Frame 1 (no input): blank canvas, image omitted
Frame 60 (the mouse pressed at the canvas centre just before this capture): blank canvas, image omitted
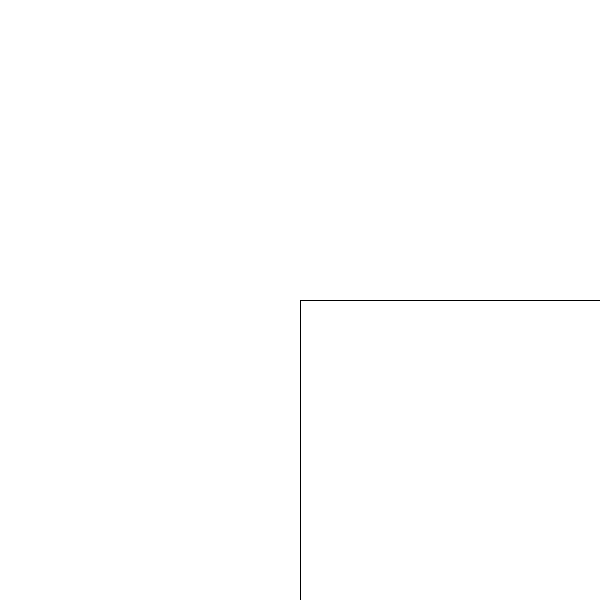
Frame 120 (the mouse held since frame 60 and released just before this capture)

The Processing sketch whose frames 1 and 60 were blank and that drew this single picture after the mouse press (run headless with seeded random() and noise(); from frame 60 on, the mouse is pressed at the canvas centre):

// Processing sketch: mouse_rectangle
// ── mouse_rectangle.pde
void setup(){
  size(600,600);
}
void draw(){
  background(255);
  fill(255 - abs(mouseX - pmouseX));
  rect(mouseX, mouseY, mouseX, mouseY);
}
